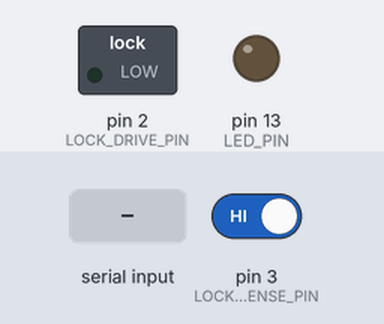
The sketch below on a simulated Arduino Uno, built with avr-gcc and run on an emulated ATmega328P. On the bench: switched loads named in the sketch (green lamp = pin HIGH), output pins drawn as LEDs (lit = HIGH). The test bench sets the inputs (shaded band); at power-on: pin 3 (LOCK_SENSE_PIN) HIGH. What the sketch prints to the serial monitor is not drawn.

Above: at 1.2 s.
1.3 s: "UNLOCK 1\n" received over Serial
2.8 s: pin 3 (LOCK_SENSE_PIN) driven LOW
4.3 s: "LOCK 1\n" received over Serial
5.8 s: "STATUS\n" received over Serial
7.3 s: pin 3 (LOCK_SENSE_PIN) driven HIGH
Timing chart, 0 to 9.8 s (numbered marks = the images above; inputs shaded):
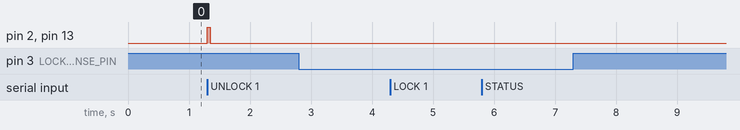

Measured:
- after the input at 1.3 s, pin 2 (LOCK_DRIVE_PIN), pin 13 (LED_PIN): LOW → HIGH at once, → LOW 0.05 s later
- after the input at 2.8 s, every drawn part: stays the same
- after the input at 4.3 s, every drawn part: stays the same
- after the input at 5.8 s, every drawn part: stays the same
- after the input at 7.3 s, every drawn part: stays the same

The sketch:

solenoid_lock.ino
```cpp
/*
 * Solenoid / motor-latch door lock controller for Teensy 4.1
 *
 * Lock: 12V DC motor-driven rotary latch with integrated status microswitch.
 *   Red    (+12V)  -> +12V supply
 *   Black  (GND)   -> MOSFET drain (MOSFET switches the low side)
 *   Yellow/White   -> status microswitch (dry contact, NOT a drive signal)
 *
 * The Teensy 4.1 runs at 3.3V and its pins are NOT 5V tolerant, so the
 * 12V lock must be switched through a logic-level MOSFET (or a relay module)
 * and the microswitch must only ever see the Teensy's own 3.3V pull-up.
 * See README.md for the full wiring diagram.
 *
 * Serial protocol (USB serial, newline-terminated, case-insensitive):
 *   UNLOCK          Pulse the lock for the configured pulse time
 *   UNLOCK <ms>     Pulse the lock for <ms> milliseconds (clamped to MAX_PULSE_MS)
 *   LOCK            Cut power to the lock immediately (abort a pulse)
 *   STATUS          Report the current state
 *   PULSE <ms>      Set the default unlock pulse time
 *   PING            Replies PONG
 *
 * Replies / events (one per line):
 *   STATE LOCKED | STATE UNLOCKED      (from the microswitch, sent on change)
 *   DRIVE ON | DRIVE OFF               (whether the lock is being powered)
 *   PULSE <ms>                         (current default pulse time)
 *   OK <message> | ERR <message>
 */

// ---------------- Configuration ----------------
const uint8_t LOCK_DRIVE_PIN = 2;   // -> MOSFET module PWM/signal input (or gate via ~100 ohm)
const uint8_t LOCK_SENSE_PIN = 3;   // -> one microswitch wire (other wire -> GND)
const uint8_t LED_PIN        = 13;  // on-board LED mirrors the drive output

// Set to false if the status reads backwards on your lock (the microswitch
// may be normally-open or normally-closed depending on the model).
const bool SWITCH_CLOSED_MEANS_LOCKED = true;

const uint32_t DEFAULT_PULSE_MS = 500;   // typical for motor latches: 300-1000 ms
const uint32_t MIN_PULSE_MS     = 50;
const uint32_t MAX_PULSE_MS     = 3000;  // safety cap: never stall the motor longer
const uint32_t DEBOUNCE_MS      = 30;
// ------------------------------------------------

uint32_t pulseMs = DEFAULT_PULSE_MS;

bool     driving       = false;
uint32_t driveStartMs  = 0;
uint32_t driveLengthMs = 0;

bool     lastRawSense    = false;
uint32_t lastSenseChange = 0;
bool     stableLocked    = false;

String inputLine;

bool readLockedRaw() {
  // INPUT_PULLUP: switch closed -> pin pulled LOW
  bool switchClosed = (digitalRead(LOCK_SENSE_PIN) == LOW);
  return SWITCH_CLOSED_MEANS_LOCKED ? switchClosed : !switchClosed;
}

void reportState() {
  Serial.println(stableLocked ? "STATE LOCKED" : "STATE UNLOCKED");
}

void reportDrive() {
  Serial.println(driving ? "DRIVE ON" : "DRIVE OFF");
}

void driveOff() {
  digitalWrite(LOCK_DRIVE_PIN, LOW);
  digitalWrite(LED_PIN, LOW);
  if (driving) {
    driving = false;
    reportDrive();
  }
}

void startUnlock(uint32_t ms) {
  ms = constrain(ms, MIN_PULSE_MS, MAX_PULSE_MS);
  driveLengthMs = ms;
  driveStartMs  = millis();
  driving       = true;
  digitalWrite(LOCK_DRIVE_PIN, HIGH);
  digitalWrite(LED_PIN, HIGH);
  Serial.print("OK UNLOCK ");
  Serial.println(ms);
  reportDrive();
}

void handleCommand(String cmd) {
  cmd.trim();
  cmd.toUpperCase();
  if (cmd.length() == 0) return;

  int space = cmd.indexOf(' ');
  String verb = (space < 0) ? cmd : cmd.substring(0, space);
  String arg  = (space < 0) ? ""  : cmd.substring(space + 1);
  arg.trim();

  if (verb == "UNLOCK" || verb == "OPEN") {
    startUnlock(arg.length() ? (uint32_t)arg.toInt() : pulseMs);
  } else if (verb == "LOCK" || verb == "CLOSE" || verb == "STOP") {
    driveOff();
    Serial.println("OK LOCK");
  } else if (verb == "STATUS") {
    reportState();
    reportDrive();
    Serial.print("PULSE ");
    Serial.println(pulseMs);
  } else if (verb == "PULSE") {
    long ms = arg.toInt();
    if (ms <= 0) {
      Serial.println("ERR PULSE needs a value in ms");
      return;
    }
    pulseMs = constrain((uint32_t)ms, MIN_PULSE_MS, MAX_PULSE_MS);
    Serial.print("PULSE ");
    Serial.println(pulseMs);
  } else if (verb == "PING") {
    Serial.println("PONG");
  } else {
    Serial.print("ERR unknown command: ");
    Serial.println(cmd);
  }
}

void setup() {
  pinMode(LOCK_DRIVE_PIN, OUTPUT);
  digitalWrite(LOCK_DRIVE_PIN, LOW);   // make sure the lock is off at boot
  pinMode(LED_PIN, OUTPUT);
  digitalWrite(LED_PIN, LOW);
  pinMode(LOCK_SENSE_PIN, INPUT_PULLUP);

  Serial.begin(115200);  // Teensy USB serial runs at full USB speed regardless

  lastRawSense    = readLockedRaw();
  stableLocked    = lastRawSense;
  lastSenseChange = millis();
  inputLine.reserve(64);
}

void loop() {
  uint32_t now = millis();

  // End the unlock pulse (non-blocking)
  if (driving && (now - driveStartMs >= driveLengthMs)) {
    driveOff();
  }

  // Debounce the status microswitch and report changes
  bool raw = readLockedRaw();
  if (raw != lastRawSense) {
    lastRawSense    = raw;
    lastSenseChange = now;
  } else if (raw != stableLocked && (now - lastSenseChange >= DEBOUNCE_MS)) {
    stableLocked = raw;
    reportState();
  }

  // Read serial commands
  while (Serial.available()) {
    char c = Serial.read();
    if (c == '\n' || c == '\r') {
      handleCommand(inputLine);
      inputLine = "";
    } else if (inputLine.length() < 60) {
      inputLine += c;
    }
  }
}
```
